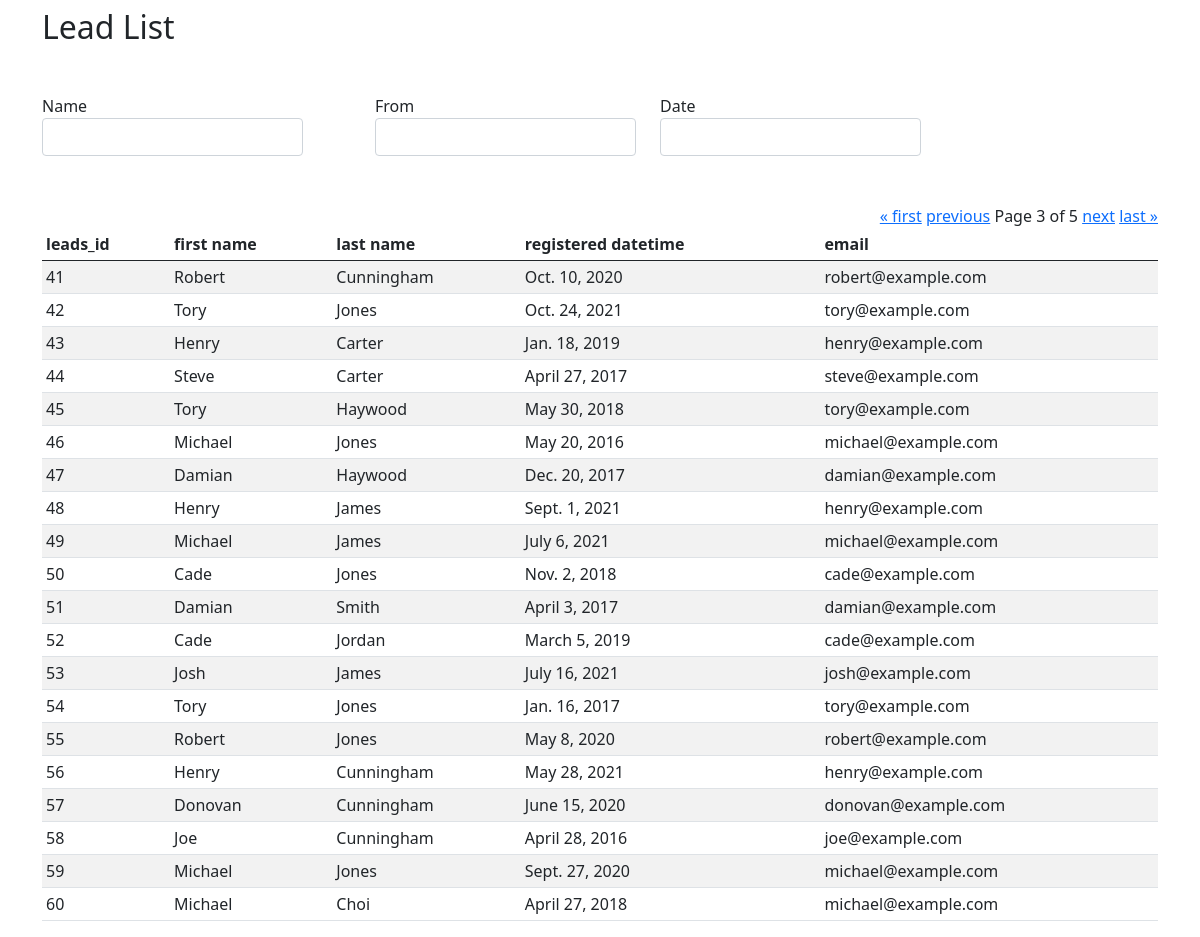
/?page=3, run on the app's committed database.
### leads_app/models.py (models this page shows)
class Lead(models.Model):
    first_name = models.CharField(max_length=50)
    last_name = models.CharField(max_length=100)
    email = models.CharField(max_length=255)
    registered_at = models.DateField()
    created_at = models.DateTimeField(auto_now_add=True)
    updated_at = models.DateTimeField(auto_now=True)

### leads_app/views.py (the view)
# urls.py: path('', LeadList.as_view(), name='index'),
class LeadList(ListView):
    template_name = 'index.html'
    paginate_by = 20
    model = Lead

### leads_app/templates/index.html (shortened to what this page needs)
<!DOCTYPE html>
<html lang="en">
<head>
    <link href="https://cdn.jsdelivr.net/npm/bootstrap@5.0.0-beta3/dist/css/bootstrap.min.css" rel="stylesheet">
    <link href = "https://code.jquery.com/ui/1.10.4/themes/ui-lightness/jquery-ui.css" rel="stylesheet">
    {% load static %}
</head>
<body>
    <div class="container pt-2">
        <h2>Lead List</h2>
        <div class="form-row row mt-5">
            <div class="form-group col-md-3">
                <form action="/name" method="POST">
                    <label for="name">Name</label>
                    <input type="text" class="form-control" id="inputName" name="name">
                </form>
            </div>
            <div class="form-group col-md-3 ms-5">
                <form action="/from_date" method="POST">
                    <label for="from_date">From</label>
                    <input type="text" id="datepicker" class="form-control inputFromDate" name="from_date">
                </form>
            </div>
            <div class="form-group col-md-3">
                <form action="/date" method="POST">
                    <label for="date">Date</label>
                    <input type="text" id="datepicker-2" class="form-control inputDate" name="date">
                </form>
            </div>
        </div>
        <div class="d-flex justify-content-end mt-5">
            <div class="pagination">
                <span class="step-links">
                    {% if page_obj.has_previous %}
                        <a href="?page=1">&laquo; first</a>
                        <a href="?page={{ page_obj.previous_page_number }}">previous</a>
                    {% endif %}
                    <span class="current">
                        Page {{ page_obj.number }} of {{ page_obj.paginator.num_pages }}
                    </span>
                    {% if page_obj.has_next %}
                        <a href="?page={{ page_obj.next_page_number }}">next</a>
                        <a href="?page={{ page_obj.paginator.num_pages }}">last &raquo;</a>
                    {% endif %}
                </span>
            </div>
        </div>
        <div class="table-responsive">
            <table class="table table-striped table-sm">
                <thead>
                    <tr>
                        <th>leads_id</th>
                        <th>first name</th>
                        <th>last name</th>
                        <th>registered datetime</th>
                        <th>email</th>
                    </tr>
                </thead>
                <tbody>
                    {% for lead in page_obj %}
                    <tr>
                        <td>{{lead.id}}</td>
                        <td>{{lead.first_name}}</td>
                        <td>{{lead.last_name}}</td>
                        <td>{{lead.registered_at}}</td>
                        <td>{{lead.email}}</td>
                    </tr>
                    {% endfor %}
                </tbody>
            </table>
        </div>
    </div>
</body>
</html>

### data on the page
Lead: id "41", first_name "Robert", last_name "Cunningham", registered_at "Oct. 10, 2020", email "robert@example.com"
Lead: id "42", first_name "Tory", last_name "Jones", registered_at "Oct. 24, 2021", email "tory@example.com"
Lead: id "43", first_name "Henry", last_name "Carter", registered_at "Jan. 18, 2019", email "henry@example.com"
Lead: id "44", first_name "Steve", last_name "Carter", registered_at "April 27, 2017", email "steve@example.com"
Lead: id "45", first_name "Tory", last_name "Haywood", registered_at "May 30, 2018", email "tory@example.com"
Lead: id "46", first_name "Michael", last_name "Jones", registered_at "May 20, 2016", email "michael@example.com"
Lead: id "47", first_name "Damian", last_name "Haywood", registered_at "Dec. 20, 2017", email "damian@example.com"
Lead: id "48", first_name "Henry", last_name "James", registered_at "Sept. 1, 2021", email "henry@example.com"
Lead: id "49", first_name "Michael", last_name "James", registered_at "July 6, 2021", email "michael@example.com"
Lead: id "50", first_name "Cade", last_name "Jones", registered_at "Nov. 2, 2018", email "cade@example.com"
Lead: id "51", first_name "Damian", last_name "Smith", registered_at "April 3, 2017", email "damian@example.com"
Lead: id "52", first_name "Cade", last_name "Jordan", registered_at "March 5, 2019", email "cade@example.com"
Lead: id "53", first_name "Josh", last_name "James", registered_at "July 16, 2021", email "josh@example.com"
Lead: id "54", first_name "Tory", last_name "Jones", registered_at "Jan. 16, 2017", email "tory@example.com"
Lead: id "55", first_name "Robert", last_name "Jones", registered_at "May 8, 2020", email "robert@example.com"
Lead: id "56", first_name "Henry", last_name "Cunningham", registered_at "May 28, 2021", email "henry@example.com"
Lead: id "57", first_name "Donovan", last_name "Cunningham", registered_at "June 15, 2020", email "donovan@example.com"
Lead: id "58", first_name "Joe", last_name "Cunningham", registered_at "April 28, 2016", email "joe@example.com"
Lead: id "59", first_name "Michael", last_name "Jones", registered_at "Sept. 27, 2020", email "michael@example.com"
Lead: id "60", first_name "Michael", last_name "Choi", registered_at "April 27, 2018", email "michael@example.com"

### other printed values
{{ page_obj.number }} "3"
{{ page_obj.paginator.num_pages }} "5"
